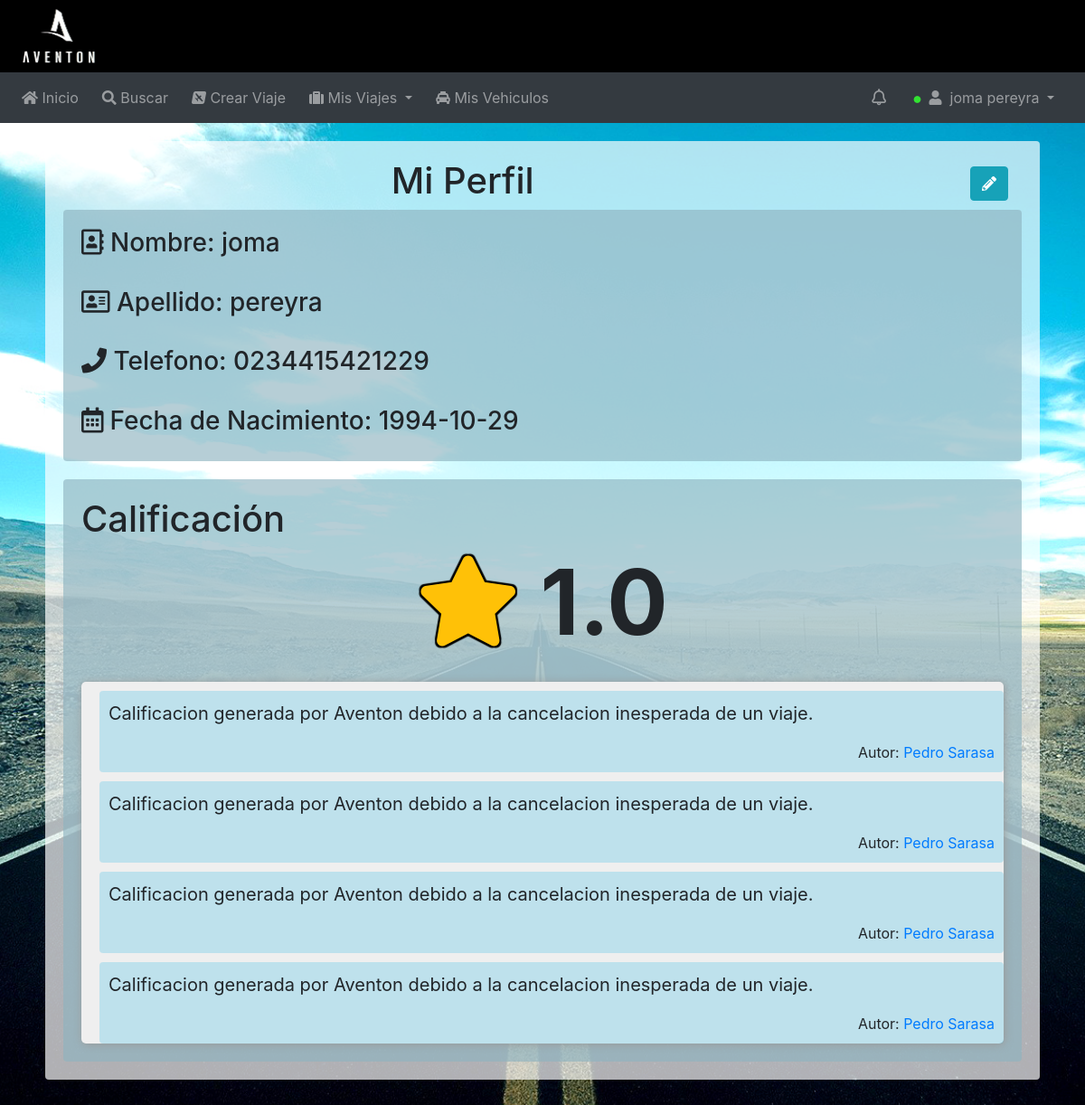
The app's page /ver_mi_perfil.php (signed in) with its own data.
### tables this page shows
CREATE TABLE IF NOT EXISTS `usuario` (
  `id_usuario` int(11) NOT NULL AUTO_INCREMENT,
  `email` varchar(50) NOT NULL,
  `nombre` varchar(50) NOT NULL,
  `apellido` varchar(50) NOT NULL,
  `admin` tinyint(1) NOT NULL DEFAULT '0',
  `contrasenia` varchar(20) NOT NULL,
  `telefono` varchar(20) NOT NULL,
  `f_nacimiento` date NOT NULL,
  `permisos` tinyint(1) NOT NULL DEFAULT '0',
  PRIMARY KEY (`id_usuario`,`email`)
);

CREATE TABLE IF NOT EXISTS `puntuacion` (
  `id_puntuacion` int(11) NOT NULL AUTO_INCREMENT,
  `valor` int(11) NOT NULL,
  `comentario` varchar(260) NOT NULL,
  `id_usuarioPuntuado` int(11) NOT NULL,
  `id_usuarioCalificador` int(11) NOT NULL,
  PRIMARY KEY (`id_puntuacion`),
  KEY `id_usuarioCalificador` (`id_usuarioCalificador`),
  KEY `id_usuarioPuntuado` (`id_usuarioPuntuado`)
);

### modelo/config.php (called while the page is built, shortened)
<?php
$charset="utf8";
?>

### modelo/conexion.php (called while the page is built)
<?php
class Conexion{
	public static function conectar(){
		try{
			require("config.php");
			$conexion=new PDO("mysql:host=$host;dbname=$db_name","$user","$pass");
			$conexion->setAttribute(PDO::ATTR_ERRMODE,PDO::ERRMODE_EXCEPTION);
			$conexion->exec("SET CHARACTER SET $charset");
		}
		catch(Exception $e){
			die("Error $e->getMessage()");
			echo "Linea del error $e->getLine()";
		}
		return $conexion;
	}
}
?>

### modelo/usuario.php (called while the page is built, shortened)
<?php
class Usuario{
	private $db;
	public function __construct(){
		require_once("conexion.php");
		$this->db=Conexion::conectar();
	}
	public function get_nombre_apellido($email){
		$consulta=$this->db->query("SELECT nombre,apellido FROM usuario WHERE usuario.email='".$email."'");
		$datos=$consulta->fetch(PDO::FETCH_ASSOC);
		return $datos;
	}
	public function get_datos($email){
		$consulta=$this->db->query("SELECT * FROM usuario WHERE usuario.email='".$email."'");
		$datos=$consulta->fetch(PDO::FETCH_ASSOC);
		return $datos;
	}
	public function get_datos_id($id){
		$consulta=$this->db->query("SELECT * FROM usuario WHERE usuario.id_usuario='".$id."'");
		$datos=$consulta->fetch(PDO::FETCH_ASSOC);
		return $datos;
	}
}
?>

### modelo/puntuacion.php (called while the page is built, shortened)
<?php
class Puntuacion{
	private $db;
	public function __construct(){
		require_once("conexion.php");
		$this->db=Conexion::conectar();
	}
	public function get_cantidad_puntuacion($id_usuario){
		$cant=$this->db->query("SELECT * FROM puntuacion WHERE puntuacion.id_usuarioPuntuado=$id_usuario")->rowCount();
		return $cant;
	}
	public function get_promedio($id_usuario){
		$consulta=$this->db->query("SELECT ROUND(AVG(valor),1) as promedio FROM puntuacion WHERE puntuacion.id_usuarioPuntuado=$id_usuario");
		$puntuacion=$consulta->fetch(PDO::FETCH_ASSOC);
		return $puntuacion['promedio'];
	}
	public function get_puntuaciones($id_usuario){
		$puntuacion=array();
		$consulta=$this->db->query("SELECT * FROM puntuacion WHERE puntuacion.id_usuarioPuntuado=$id_usuario");
		while ($fila=$consulta->fetch(PDO::FETCH_ASSOC)){
			$puntuacion[]=$fila;
		}
		return $puntuacion;
	}
}
?>

### ver_mi_perfil.php (the view, shortened to what this page needs)
<!DOCTYPE html>
<head>
	<link rel="stylesheet" href="css/bootstrap.min.css">
	<link rel="stylesheet" href="css/fontawesome-all.min.css">
	<link rel="stylesheet" href="css/estilo.css">
</head>
<body class="fondo-usuario">
	<?php include("header.php"); ?>
	<div class="container my-container">
		<div class="semitransparente rounded">
			<div class="container">
				<div class="row">
					<div class="col-md-10 col-sm-10 col-8">
						<h1 class="text-center">Mi Perfil</h1>
					</div>
					<div class="col-md-2 col-sm-2 col-4 text-right padding-top-8">
						<a class="btn btn-info " href="modificar_perfil.php"><i class="fas fa-pencil-alt"></i></a>
					</div>
				</div>
			</div>
			<?php
			$email=$_SESSION["usuario"];
			$tabla_usuario=new Usuario();
			$usuario=$tabla_usuario->get_datos($email);
			?>
			<div class="container my-container rounded perfil-container">
				<div>
					<h3><i class="far fa-address-book"></i>&nbsp;Nombre: <?php echo $usuario["nombre"] ?></h3>
					<br>
					<h3><i class="far fa-address-card"></i>&nbsp;Apellido: <?php echo $usuario["apellido"] ?></h3>
					<br>
					<h3><i class="fas fa-phone"></i>&nbsp;Telefono: <?php echo $usuario["telefono"] ?></h3>
					<br>
					<h3><i class="far fa-calendar-alt">&nbsp;</i>Fecha de Nacimiento: <?php echo $usuario["f_nacimiento"] ?></h3>
				</div>
			</div>
			<?php
			require_once("modelo/puntuacion.php");
			$tabla_puntuacion=new Puntuacion();
			$cant=$tabla_puntuacion->get_cantidad_puntuacion($usuario['id_usuario']);
			if($cant>0){
				$puntuaciones=$tabla_puntuacion->get_puntuaciones($usuario['id_usuario']);
				$promedio=$tabla_puntuacion->get_promedio($usuario['id_usuario']);
				echo "
				<div class='container my-container rounded perfil-container margin-top-20'>
				<h1>Calificación</h1>
				<div class='row'>
				<div class='col-md-12 text-center'>
				<h1 class='font-promedio'><i class='fas fa-star icon-puntuacion'></i>
				$promedio
				</h1>
				</div>
				<div class='col-md-12 margin-top-20'>
				<div class='ventana-scroll-lateral'>
				<div class='scroll-lateral'>";
				foreach ($puntuaciones as $p) {
					$autor=$tabla_usuario->get_datos_id($p['id_usuarioCalificador']);
					echo "<div class='container container-comentario rounded'>";
					echo "<p class='font-comentario'>".$p['comentario']."</p>";
					echo "<div class='text-right padding-right-10'";
					echo "<span>Autor:<a href=''>&nbsp;".$autor['nombre']." ".$autor['apellido']."</a></span></div>";
					echo "</div>";
				}
				echo "
				<div class='container margin-bottom-10'>
				</div>
				</div>
				</div>
				</div>
				</div>
				</div>
				</div>";
			}
			?>
		</div>
</body>
</html>

### header.php (shortened to what this page needs)
<header>
	<div class="container-fluid">
		<div class="row">
			<div class="col-md-6 col-sm-6 col-6">
				<img class="logo" src="img/logo-aventon.png" alt="">
			</div>
		</div>
	</div>
</header>
<div class="">
	<nav class="navbar navbar-expand-lg navbar-dark bg-dark">
		<div class="collapse navbar-collapse" id="navbarTogglerDemo01">
			<ul class="navbar-nav mr-auto">
				<li class="nav-item">
					<a class="nav-link" href="pagina_principal.php"><i class="fas fa-home"></i> Inicio<span class="sr-only">(current)</span></a>
				</li>
				<li class="nav-item">
					<a class="nav-link" href="#"><i class="fas fa-search"></i> Buscar</a>
				</li>
			<li class="nav-item">
				<a class="nav-link" href="crear_viaje.php"><i class="fab fa-avianex"></i> Crear Viaje</a>
			</li>
			<li class="nav-item dropdown">
				<a class="nav-link dropdown-toggle" href="#" id="navbarDropdownMenuLink" data-toggle="dropdown" aria-haspopup="true" aria-expanded="false"><i class="fas fa-suitcase"></i> Mis Viajes
				</a>
			</li>
		<li class="nav-item">
			<a class="nav-link" href="mis_vehiculos.php"><i class="fas fa-taxi"></i> Mis Vehiculos</a>
		</li>
	</ul>
	<ul class="navbar-nav ml-auto">
		<li class="nav-item">
				<a class="nav-link" href="notificaciones.php"><i class="far fa-bell icon-size-18"></i>&nbsp;</a>
			</li>
		<li class="nav-item dropdown">
			<a class="nav-link dropdown-toggle" href="#" id="navbarDropdownMenuLink" data-toggle="dropdown" aria-haspopup="true" aria-expanded="false">
				<i class="fas fa-circle icon-conexion"></i>&nbsp;
				<i class="fas fa-user"></i>
				&nbsp;<?php
				require_once("modelo/usuario.php");
				$tabla_usuario=new Usuario();
				$nom_ape=$tabla_usuario->get_nombre_apellido($_SESSION["usuario"]);
				echo $nom_ape['nombre'],' ',$nom_ape['apellido']; ?>
			</a>
		</li>
	</ul>
</div>
</nav>
</div>

### css/estilo.css (style rules this page uses)
body { margin: 0; margin-bottom: 40px; }
header { background: black; color:#fff; }
.fondo-usuario { background-image: url("../img/fondo_usuario.jpg"); background-size: cover; background-attachment: fixed; background-position: center center; background-repeat: no-repeat; }
.nav-item { padding-right: 10px; }
.padding-top-8 { padding-top: 8px }
.margin-top-20 { margin-top: 20px; }
.my-container { position: relative; padding: 20px; }
.container-comentario { padding: 10px; background-color: #33bbe442; margin-top: 10px; }
.perfil-container { background-color: #90b4c1a6; }
.logo { height: 80px; width: 100px; padding-top: 10px; padding-bottom: 10px; padding-left: 10px; padding-right: 10px; }
.font-promedio { font-size: 100px; font-weight: bolder; }
.font-comentario { font-size: 20px; }
.icon-puntuacion { font-size: 100px; color:#ffc107; text-shadow: -2px -2px 1px #000, 2px 2px 1px #000, -2px 2px 1px #000, 2px -2px 1px #000; }
.icon-size-18 { font-size: 18px; }
.icon-conexion { font-size: 8px; vertical-align: middle; color: #32e232; }
.semitransparente { background-color: #ffffffb0; padding: 20px; }
.ventana-scroll-lateral { background:#EFEFEF; box-shadow: 1px 1px 10px #999; margin: auto; position: relative; -webkit-border-radius: 5px; -moz-border-radius: 5px; border-radius: 5px; padding-left:20px; }
.scroll-lateral { overflow-x: hidden; overflow-y: scroll; height: 400px; }

### records on screen
usuario: nombre "joma", apellido "pereyra", telefono "0234415421229", f_nacimiento "1994-10-29"
puntuacion: comentario "Calificacion generada por Aventon debido a la cancelacion inesperada de un viaje.", usuario.nombre "Pedro", usuario.apellido "Sarasa"
puntuacion: comentario "Calificacion generada por Aventon debido a la cancelacion inesperada de un viaje.", usuario.nombre "Pedro", usuario.apellido "Sarasa"
puntuacion: comentario "Calificacion generada por Aventon debido a la cancelacion inesperada de un viaje.", usuario.nombre "Pedro", usuario.apellido "Sarasa"
puntuacion: comentario "Calificacion generada por Aventon debido a la cancelacion inesperada de un viaje.", usuario.nombre "Pedro", usuario.apellido "Sarasa"

### other values on screen
$promedio "1.0"
